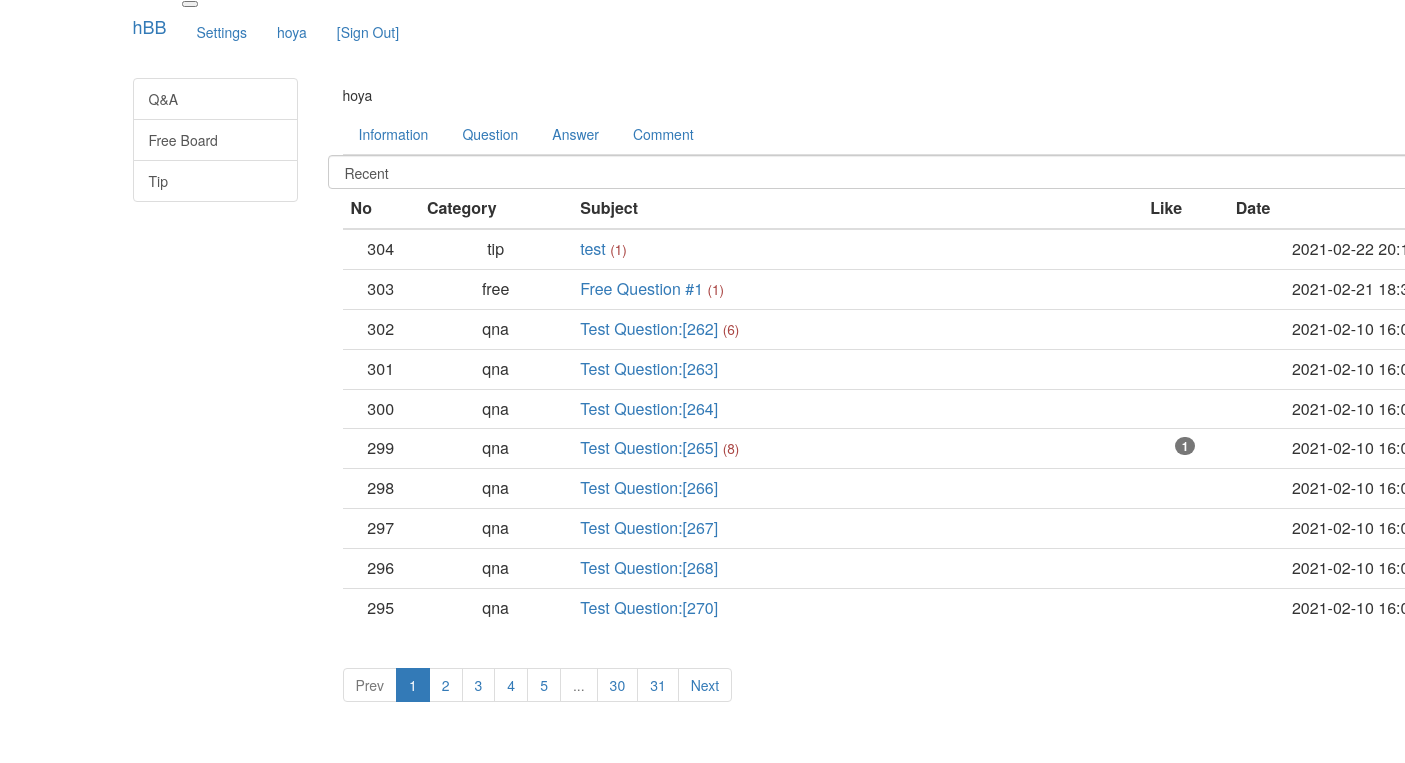
The page /common/profile/question/1 (signed in) on the database its author committed.
### src/models/user.py (models this page shows)
class UserModel(db.Model):
    id = db.Column(db.Integer, primary_key=True)
    username = db.Column(db.String(150), unique=True, nullable=False)
    password = db.Column(db.String(200), nullable=False)
    email = db.Column(db.String(120), unique=True, nullable=False)

### src/models/question.py (models this page shows)
class QuestionModel(db.Model):
    id = db.Column(db.Integer, primary_key=True)
    category = db.Column(db.String(16), nullable=False)
    subject = db.Column(db.String(200), nullable=False)
    content = db.Column(db.Text(), nullable=False)
    created_date = db.Column(db.DateTime(), nullable=False)
    user_id = db.Column(
        db.Integer, db.ForeignKey("user_model.id", ondelete="CASCADE"), nullable=False
    )
    user = db.relationship("UserModel", backref=db.backref("question_set"))
    modified_date = db.Column(db.DateTime(), nullable=True)
    like = db.relationship(
        "UserModel", secondary=question_like, backref=db.backref("question_like_set")
    )

### src/views/common_views.py (the view)
@bp.route("/profile/question/<int:id>")
def profile_question(id):
    page = request.args.get("page", type=int, default=1)
    sort = request.args.get("sort", type=str, default="recent")
    question_list = QuestionModel.query.filter(QuestionModel.user_id == id)
    if sort == "recommend":
        sub_query = (
            db.session.query(
                question_like.c.question_id, func.count("*").label("num_like")
            )
            .group_by(question_like.c.question_id)
            .subquery()
        )
        question_list = question_list.outerjoin(
            sub_query, QuestionModel.id == sub_query.c.question_id
        ).order_by(sub_query.c.num_like.desc(), QuestionModel.created_date.desc())
    else:
        question_list = question_list.order_by(QuestionModel.created_date.desc())
    question_list = question_list.paginate(page, per_page=10)
    return render_template(
        "common/profile.html",
        tabs="question",
        user=g.user,
        posting_list=question_list,
        page=page,
        sort=sort,
    )

### src/filter.py (called while the page is built)
def format_datetime(value, fmt="%Y-%m-%d %H:%M"):
    return value.strftime(fmt)

### src/views/account_views.py (called while the page is built)
@bp.before_app_request
def load_signed_in_user():
    user_id = session.get("user_id")
    if user_id is None:
        g.user = None
    else:
        g.user = UserModel.query.get(user_id)

### src/templates/common/profile.html (shortened to what this page needs)
{% extends "base.html" %}
{% block content %}
<div class="container py-2">
    <h5 class="border-bottom pb-2 mb-3">{{ user.username }}</h5>
    <ul class="nav nav-tabs">
        <li class="nav-item"><a href="{{ url_for('common.profile_base', id=user.id) }}"
                class="nav-link {% if tabs == 'base' %}active{% endif %}">Information</a></li>
        <li class="nav-item"><a href="{{ url_for('common.profile_question', id=user.id) }}"
                class="nav-link {% if tabs == 'question' %}active{% endif %}">Question</a></li>
        <li class="nav-item"><a href="{{ url_for('common.profile_answer', id=user.id) }}"
                class="nav-link {% if tabs == 'answer' %}active{% endif %}">Answer</a></li>
        <li class="nav-item"><a href="{{ url_for('common.profile_comment', id=user.id) }}"
                class="nav-link {% if tabs == 'comment' %}active{% endif %}">Comment</a></li>
    </ul>
    {% if tabs == 'base' %}
    <div class="p-4">
        <strong>Activity Score</strong>
        <p></p>
    </div>
    {% else %}
    <div class="p-4">
        <div class="row mb-3">
            <div class="col-3">
                <select class="form-control sort">
                    <option value="recent" {% if sort=='recent' %}selected{% endif %}>Recent</option>
                </select>
            </div>
        </div>
        <table class="table">
            <thead>
                <tr class="text-center thead-dark">
                    <th>No</th>
                    <th>Category</th>
                    {% if tabs == 'question' %}
                    <th style="width: 50%">Subject</th>
                    {% else %}
                    <th style="width: 50%">Content</th>
                    {% endif %}
                    <th>Like</th>
                    <th>Date</th>
                </tr>
            </thead>
            <tbody>
                {% if posting_list %}
                {% for post in posting_list.items %}
                <tr class="text-center">
                    <td>{{ posting_list.total - ((posting_list.page - 1) * posting_list.per_page) -
                        loop.index0
                        }}
                    </td>
                    <td>
                        {% if tabs == 'question' %}
                        {{ post.category }}
                        {% elif tabs == 'answer' %}
                        {{ post.question.category }}
                        {% elif tabs == 'comment' %}
                        {% if post.question %}
                        {{ post.question.category}}
                        {% else %}
                        {{ post.answer.question.category}}
                        {% endif %}
                        {% endif %}
                    </td>
                    <td class="text-left">
                        {% if tabs == 'question' %}
                        <a href="{{ url_for('question.detail', question_id=post.id) }}">
                            {{ post.subject }}
                        </a>
                        {% if post.answer_set|length > 0 %}
                        <span class="text-danger small ml-2">({{ post.answer_set|length }})</span>
                        {% endif %}
                        {% elif tabs == 'answer' %}
                        <a href="{{ url_for('question.detail', question_id=post.question_id) }}">
                            {{ post.content }}
                        </a>
                        {% endif %}
                    </td>
                    <td>
                        {% if post.like|length > 0 %}
                        <span class="badge badge-warning px-2 py-1">{{ post.like|length }}</span>
                        {% endif %}
                    </td>
                    <td>{{ post.created_date|datetime }}</td>
                </tr>
                {% endfor %}
                {% else %}
                <tr>
                    <td colspan="3">There are no posts.</td>
                </tr>
                {% endif %}
            </tbody>
        </table>
        <ul class="pagination justify-content-center">
            {% if posting_list.has_prev %}
            <li class="page-item">
                <a class="page-link" data-page="{{ posting_list.prev_num }}" href="#">Prev</a>
            </li>
            {% else %}
            <li class="page-item disabled">
                <a class="page-link" tabindex="-1" aria-disabled="true" href="#">Prev</a>
            </li>
            {% endif %}
            {% for page_num in posting_list.iter_pages() %}
            {% if page_num %}
            {% if page_num != posting_list.page %}
            <li class="page-item">
                <a class="page-link" data-page="{{ page_num }}" href="#">{{ page_num }}</a>
            </li>
            {% else %}
            <li class="page-item active" aria-current="page">
                <a class="page-link" href="#">{{ page_num }}</a>
            </li>
            {% endif %}
            {% else %}
            <li class="disabled">
                <a class="page-link" href="#">...</a>
            </li>
            {% endif %}
            {% endfor %}
            {% if posting_list.has_next %}
            <li class="page-item">
                <a class="page-link" data-page="{{ posting_list.next_num }}" href="#">Next</a>
            </li>
            {% else %}
            <li class="page-item disabled">
                <a class="page-link" tabindex="-1" aria-disabled="true" href="#">Next</a>
            </li>
            {% endif %}
        </ul>
    </div>
    {% endif %}
</div>
{% endblock %}

### src/templates/navbar.html (shortened to what this page needs)
<nav class="navbar navbar-expand-lg navbar-dark bg-dark">
    <div class="container">
        <a class="navbar-brand mr-2" href="{{ url_for('main.index') }}">hBB</a>
        <button class="navbar-toggler ml-auto" type="button" data-toggle="collapse" data-target="#navbarNav"
            aria-controls="navbarNav" aria-expanded="false" aria-label="Toggle navigation">
        </button>
        <div id="navbarNav" class="collapse navbar-collapse">
            {% if g.user %}
            <ul class="nav navbar-nav ml-auto">
                <li class="nav-item"><a class="nav-link" href="{{ url_for('common.settings') }}">Settings</a></li>
                <li class="nav-item">
                    <a class="nav-link" href="{{ url_for('common.profile_base', id=g.user.id) }}">
                        {{ g.user.username }}
                    </a>
                </li>
                <li class="nav-item"><a class="nav-link" href="{{ url_for('account.signout') }}"> [Sign Out]</a></li>
            </ul>
            {% else %}
            <ul class="nav navbar-nav ml-auto">
                <li class="nav-item"><a class="nav-link" href="{{ url_for('account.signup') }}">Sign Up</a></li>
                <li class="nav-item"><a class="nav-link" href="{{ url_for('account.signin') }}">Sign In</a></li>
            </ul>
            {% endif %}
        </div>
    </div>
</nav>

### rows shown on the page
UserModel: user.username "hoya", username "hoya"
QuestionModel: total "304", category "tip", subject "test", answer_set|length "1", created_date "2021-02-22…"
QuestionModel: total "303", category "free", subject "Free Question #1", answer_set|length "1", created_date "2021-02-21…"
QuestionModel: total "302", category "qna", subject "Test Question:[262]", answer_set|length "6", created_date "2021-02-10…"
QuestionModel: total "301", category "qna", subject "Test Question:[263]", created_date "2021-02-10…"
QuestionModel: total "300", category "qna", subject "Test Question:[264]", created_date "2021-02-10…"
QuestionModel: total "299", category "qna", subject "Test Question:[265]", answer_set|length "8", like|length "1", created_date "2021-02-10…"
QuestionModel: total "298", category "qna", subject "Test Question:[266]", created_date "2021-02-10…"
QuestionModel: total "297", category "qna", subject "Test Question:[267]", created_date "2021-02-10…"
QuestionModel: total "296", category "qna", subject "Test Question:[268]", created_date "2021-02-10…"
QuestionModel: total "295", category "qna", subject "Test Question:[270]", created_date "2021-02-10…"

### other values the page prints
{{ page_num }} "1"
{{ page_num }} "2" "3" "4" "5" "30" "31"
